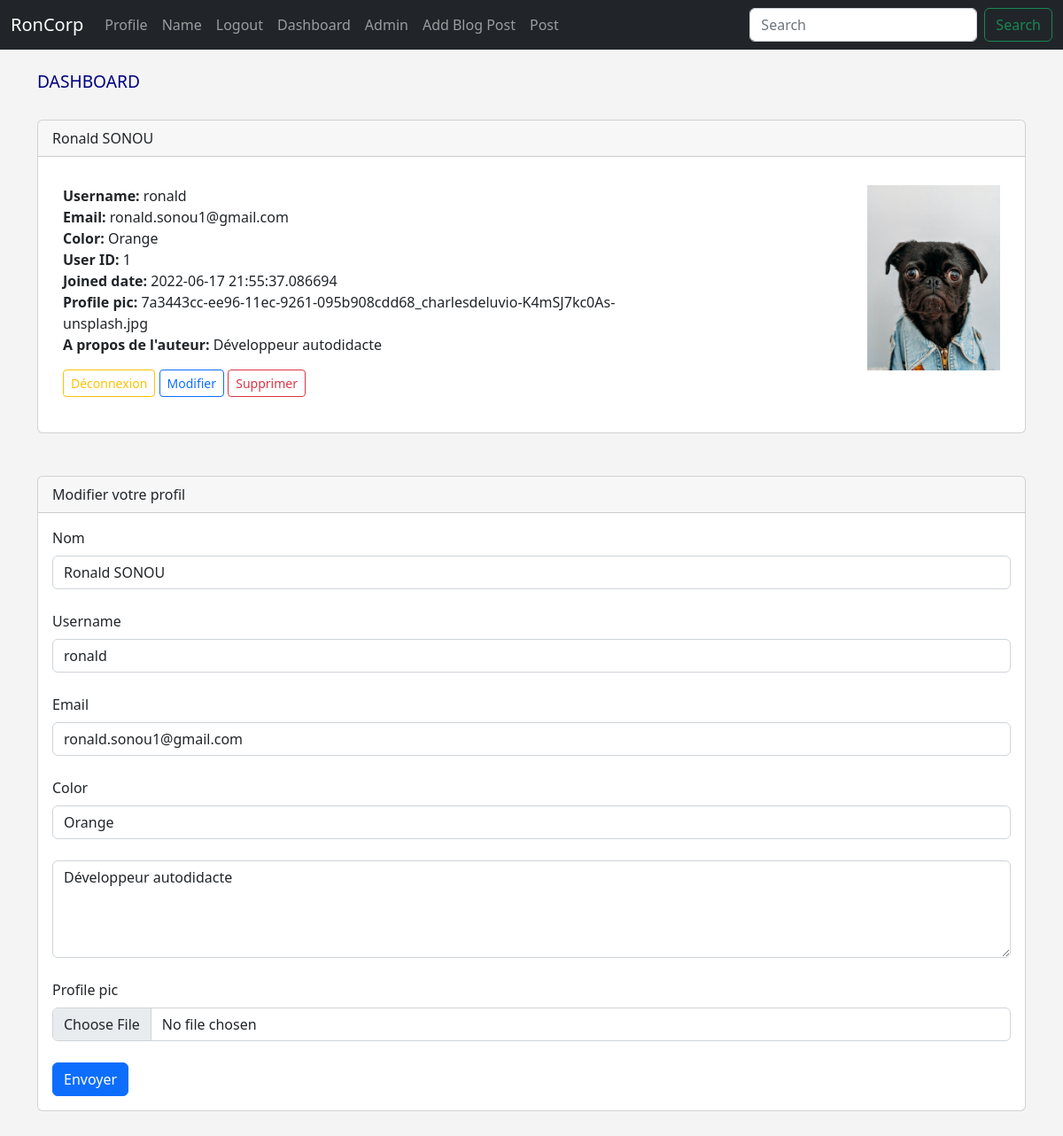
The app's page /dashboard (signed in) with its own data.
### app.py (models this page shows, shortened)
class Users(db.Model,UserMixin):
    id = db.Column(db.Integer, primary_key=True)
    username = db.Column(db.String(20), nullable=False, unique=True)
    name = db.Column(db.String(200), nullable = False)
    email = db.Column(db.String(120), nullable = False, unique=True)
    color = db.Column(db.String(100))
    about_author = db.Column(db.Text(), nullable=True)
    date_added = db.Column(db.DateTime, default = datetime.utcnow)
    profile_pic = db.Column(db.String(), nullable = True)
    password_hash = db.Column(db.String(120))
    posts = db.relationship('Posts',backref='poster')
    @property
    def password(self):
        raise AttributeError("Le mots de passe ne peut être lu")

### app.py (the view)
@app.route('/dashboard',methods=['GET','POST'])
@login_required
def dashboard():
    form = UserForm()
    id = current_user.id
    user_to_update = Users.query.get_or_404(id)
    if request.method == 'POST':
        user_to_update.name = request.form['name']
        user_to_update.email = request.form['email']
        user_to_update.color = request.form['color']
        user_to_update.username = request.form['username']
        user_to_update.about_author = request.form['about_author']
        user_to_update.profile_pic = request.files['profile_pic']
        pic_filename = secure_filename(user_to_update.profile_pic.filename)
        pic_name = str(uuid.uuid1()) + "_" + pic_filename
        user_to_update.profile_pic.save(os.path.join(app.config['UPLOAD_FOLDER'],pic_name))
        user_to_update.profile_pic = pic_name
        try:
            db.session.commit()
            flash("Utilisateur modifier avec succès")
            return render_template('dashboard.html', form = form, user_to_update=user_to_update,id=id)
        except:
            flash("Erreur, réessayer!!!")
            return render_template('dashboard.html', form = form, user_to_update=user_to_update,id=id)
    else:
        return render_template('dashboard.html', form = form, user_to_update=user_to_update,id=id)
    return render_template('dashboard.html')

### webforms.py
class UserForm(FlaskForm):
    name = StringField("Nom", validators=[DataRequired()])
    username = StringField("Username", validators=[DataRequired()])
    email = StringField("Email", validators=[DataRequired()])
    color = StringField("Color")
    about_author = TextAreaField("About author")
    password_hash = PasswordField("Password",validators=[DataRequired(),EqualTo('password_hash2',message='Saisissez le même mot de passe')])
    password_hash2 = PasswordField("Confirm Password",validators=[DataRequired()])
    profile_pic = FileField("Profile pic")
    submit = SubmitField("Envoyer")

class SearchForm(FlaskForm):
    searched = StringField("Search",validators=[DataRequired()])
    submit = SubmitField("Rechercher")

### app.py (called while the page is built)
@login_manager.user_loader
def load_user(user_id):
    return Users.query.get(int(user_id))

@app.context_processor
def base():
    form = SearchForm()
    return dict(form=form)

### templates/dashboard.html (shortened to what this page needs)
{% extends 'base.html' %}
{% block content %}
        <h2>DASHBOARD</h2>
        <br>
        {% if current_user.is_authenticated %}
        <div class="card">
            <div class="card-header">
                {{ current_user.name }}
            </div>
            <div class="card-body">
              <p class="card-text">
                <div class="container">
                  <div class="row">
                    <div class="col-8">
                      <strong>Username:</strong> {{ current_user.username }} <br>
                      <strong>Email:</strong> {{ current_user.email }} <br>
                      <strong>Color:</strong> {{ current_user.color }} <br>
                      <strong>User ID:</strong> {{ current_user.id }} <br>
                      <strong>Joined date:</strong> {{ current_user.date_added }} <br>
                      <strong>Profile pic:</strong> {{ current_user.profile_pic }} <br>
                      <strong>A propos de l'auteur:</strong> {{ current_user.about_author }} <br>
                    </p>
                      <a href="{{ url_for('logout')}}" class="btn btn-outline-warning btn-sm">Déconnexion</a>
                      <a href="{{url_for('update',id = current_user.id )}}" class ="btn btn-outline-primary btn-sm">Modifier</a>
                      <a href="{{ url_for('delete',id=current_user.id) }}" class="btn btn-outline-danger btn-sm">Supprimer</a><br><br>
                    </div>
                    <div class="col-4">
                      {% if current_user.profile_pic %}
                      <img src="{{ url_for('static', filename='images/' + current_user.profile_pic) }}" alt="Profil pic" width="150" align="right">
                      {% else %}
                      <img src="{{ url_for('static', filename='images/profile.png') }}" alt="Profil pic" width="150" align="right">
                      {% endif %}
                    </div>
                  </div>
                </div>
          <br><br>
          <div class="card">
            <div class="card-header">
               Modifier votre profil
            </div>
            <div class="card-body">
              <form action="/dashboard" method="POST" enctype="multipart/form-data">
                {{form.name.label(class="form-label")}}
                {{form.name(class="form-control", value=user_to_update.name)}} <br>
                {{form.username.label(class="form-label")}}
                {{form.username(class="form-control", value=user_to_update.username)}} <br>
                {{form.email.label(class="form-label")}}
                {{form.email(class="form-control", value=user_to_update.email)}} <br>
                {{form.color.label(class="form-label")}}
                {{form.color(class="form-control", value=user_to_update.color)}} <br>
                <textarea name="about_author" class="form-control" rows="4">{{ user_to_update.about_author }}
                </textarea> <br>
                {{form.profile_pic.label(class="form-label")}}
                {{form.profile_pic(class="form-control", value=user_to_update.profile_pic)}} <br>
                {{form.submit(class="btn btn-primary")}}
            </form>
            </div>
          </div>
        {% endif %}
<br><br>
{% endblock %}

### templates/base.html (shortened to what this page needs)
<!doctype html>
<html lang="en">
  <head>
    <link href="https://cdn.jsdelivr.net/npm/bootstrap@5.2.0-beta1/dist/css/bootstrap.min.css" rel="stylesheet">
    <link rel="stylesheet" href="{{ url_for('static',filename='css/style.css')}}">
  </head>
  <body>
    {% include 'navbar.html' %}
    <h1>RonCorp</h1>
    <div class="container">
      <br>
      {% block content %}
      {% endblock %}
  </body>
</html>

### templates/navbar.html (shortened to what this page needs)
<nav class="navbar navbar-expand-lg fixed-top navbar-dark bg-dark">
    <div class="container-fluid">
      <a class="navbar-brand" href="{{ url_for('index')}}">RonCorp</a>
      <div class="collapse navbar-collapse" id="navbarSupportedContent">
        <ul class="navbar-nav me-auto mb-2 mb-lg-0">
          <li class="nav-item">
            <a class="nav-link" href="{{url_for('user',name='john')}}">Profile</a>
          </li>
          <li class="nav-item">
            <a class="nav-link" href="{{url_for('name')}}">Name</a>
          </li>
          {% if current_user.is_authenticated %}
            <li class="nav-item">
              <a class="nav-link" href="{{url_for('logout')}}">Logout</a>
            </li>
            <li class="nav-item">
              <a class="nav-link" href="{{url_for('dashboard')}}">Dashboard</a>
            </li>
            {% if current_user.id == 1 %}
            <li class="nav-item">
              <a class="nav-link" href="{{url_for('admin')}}">Admin</a>
            </li>
            {% endif%}
          {% endif %}
          <li class="nav-item">
            <a class="nav-link" href="{{url_for('add_posts')}}">Add Blog Post</a>
          </li>
          <li class="nav-item">
            <a class="nav-link" href="{{url_for('posts')}}">Post</a>
          </li>
        </ul>
        <form method="POST" action="{{ url_for('search')}}" class="d-flex" role="search">
          <input class="form-control me-2" name="searched" type="search" placeholder="Search" aria-label="Search">
          <button class="btn btn-outline-success" type="submit">Search</button>
        </form>
      </div>
    </div>
  </nav>

### static/css/style.css (style rules this page uses)
h2 { color: navy; font-size: 1.2em }
body { background: #f4f4f4; }
a { text-decoration: none; }

### records on screen
Users: name "Ronald SONOU", username "ronald", email "ronald.sonou1@gmail.com", color "Orange", id "1", date_added "2022-06-17 21:55:37.086694", profile_pic "7a3443cc-ee96-11ec-9261-095b908cdd68_charlesdeluvio-K4mSJ7kc0As-unsplash.jpg", about_author "Développeur autodidacte", profile_pic (picture)
